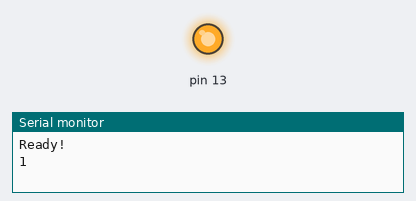
This sketch was run on a simulated Arduino Uno, built with avr-gcc and run on an emulated ATmega328P. On the bench: output pins drawn as LEDs (lit = HIGH), the last lines printed to the serial monitor.

Above: at 0.2 s.
At 23.5 s:
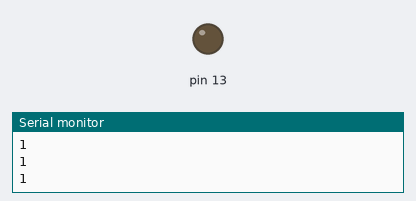
Timing chart, 0 to 26.0 s (numbered marks = the images above):
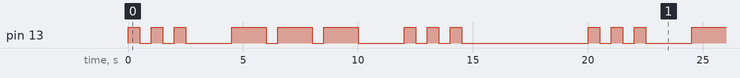

Measured:
- by itself, pin 13: repeats every 20.0 s: 2 × (LOW 0.50 s, HIGH 0.50 s), LOW 2.0 s, 2 × (HIGH 1.5 s, LOW 0.50 s), HIGH 1.5 s, LOW 2.0 s, 2 × (HIGH 0.50 s, LOW 0.50 s), HIGH 0.50 s, LOW 5.5 s, HIGH 0.50 s
- by itself, everything shown: repeats every 20.0 s, in 18 steps

The sketch:

Morse-BlackBox.ino
```cpp
const int unit = 500;

void ass(String a, String b) {
  if (a!=b) {
    Serial.print("Problem: ");
    Serial.print(a);
    Serial.print(" is not equal to ");
    Serial.println(b);
    Serial.flush();
    abort();
  }
}

String letter(char ch) {
  if (ch=='s') return "...";
  if (ch=='o') return "---";
}

String sentence(String s) {
  String res = "";
  for (int i=0; i<s.length(); i++) {
    res = res + letter(s[i]) + " ";
  }
  return res;
}

void skicka(int on, int off) {
  Serial.println(on);
  digitalWrite(13, HIGH);  // turn the LED on (HIGH is the voltage level)
  delay(on*unit);          // wait for on millis
  digitalWrite(13, LOW);   // turn the LED off by making the voltage LOW
  delay(off*unit);         // wait for off millis
}

void sendString(String message) {
  for (int i=0; i<message.length(); i++) {
    char d = message[i];
    if (d == '.') skicka(1,1);
    if (d == '-') skicka(3,1);
    if (d == ' ') delay(3*unit);
  }
  delay(7*unit);
}

void setup() {
  pinMode(13,OUTPUT);
  Serial.begin(9600);
  ass(letter('s'),"...");
  ass(letter('o'),"---");
  ass(sentence("sos"),"... --- ... ");
  Serial.println("Ready!");
}

void loop() {
  sendString(sentence("sos"));
}
```
